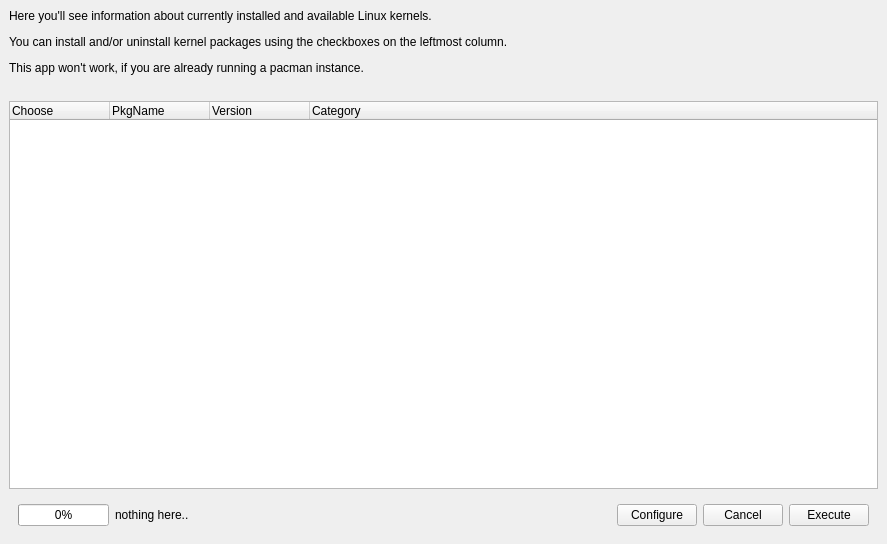
<?xml version="1.0" encoding="UTF-8"?>
<ui version="4.0">
 <class>MainWindow</class>
 <widget class="QMainWindow" name="MainWindow">
  <property name="windowModality">
   <enum>Qt::NonModal</enum>
  </property>
  <property name="geometry">
   <rect>
    <x>0</x>
    <y>0</y>
    <width>887</width>
    <height>544</height>
   </rect>
  </property>
  <property name="windowTitle">
   <string>CachyOS Kernel Manager</string>
  </property>
  <property name="windowIcon">
   <iconset theme="cachyos-kernel-manager">
    <normaloff>.</normaloff>.</iconset>
  </property>
  <widget class="QWidget" name="centralwidget">
   <layout class="QVBoxLayout" name="verticalLayout">
    <item>
     <widget class="QLabel" name="label">
      <property name="text">
       <string>&lt;html&gt;
&lt;body&gt;
&lt;p&gt;Here you'll see information about currently installed and available Linux kernels.&lt;/p&gt;
&lt;p&gt;You can install and/or uninstall kernel packages using the checkboxes on the leftmost column.&lt;/p&gt;
&lt;p&gt;This app won't work, if you are already running a pacman instance.&lt;/p&gt;
&lt;/body&gt;
&lt;/html&gt;</string>
      </property>
     </widget>
    </item>
    <item>
     <spacer name="horizontalSpacer_3">
      <property name="orientation">
       <enum>Qt::Horizontal</enum>
      </property>
      <property name="sizeHint" stdset="0">
       <size>
        <width>40</width>
        <height>20</height>
       </size>
      </property>
     </spacer>
    </item>
    <item>
     <widget class="QTreeWidget" name="treeKernels">
      <property name="frameShadow">
       <enum>QFrame::Raised</enum>
      </property>
      <property name="tabKeyNavigation">
       <bool>true</bool>
      </property>
      <property name="selectionMode">
       <enum>QAbstractItemView::SingleSelection</enum>
      </property>
      <column>
       <property name="text">
        <string>Choose</string>
       </property>
      </column>
      <column>
       <property name="text">
        <string>PkgName</string>
       </property>
      </column>
      <column>
       <property name="text">
        <string>Version</string>
       </property>
      </column>
      <column>
       <property name="text">
        <string>Category</string>
       </property>
      </column>
     </widget>
    </item>
    <item>
     <widget class="QWidget" name="widget" native="true">
      <layout class="QHBoxLayout" name="horizontalLayout">
       <item>
        <widget class="QProgressBar" name="progressBar">
         <property name="enabled">
          <bool>true</bool>
         </property>
         <property name="value">
          <number>0</number>
         </property>
         <property name="invertedAppearance">
          <bool>false</bool>
         </property>
        </widget>
       </item>
       <item>
        <widget class="QLabel" name="progress_status">
         <property name="text">
          <string>nothing here..                                                                                      </string>
         </property>
         <property name="scaledContents">
          <bool>false</bool>
         </property>
        </widget>
       </item>
       <item>
        <spacer name="horizontalSpacer_2">
         <property name="orientation">
          <enum>Qt::Horizontal</enum>
         </property>
         <property name="sizeHint" stdset="0">
          <size>
           <width>40</width>
           <height>20</height>
          </size>
         </property>
        </spacer>
       </item>
       <item>
        <spacer name="horizontalSpacer">
         <property name="orientation">
          <enum>Qt::Horizontal</enum>
         </property>
         <property name="sizeHint" stdset="0">
          <size>
           <width>40</width>
           <height>20</height>
          </size>
         </property>
        </spacer>
       </item>
       <item>
        <widget class="QPushButton" name="configure">
         <property name="text">
          <string>Configure</string>
         </property>
        </widget>
       </item>
       <item>
        <widget class="QPushButton" name="cancel">
         <property name="text">
          <string>Cancel</string>
         </property>
        </widget>
       </item>
       <item>
        <widget class="QPushButton" name="ok">
         <property name="text">
          <string>Execute</string>
         </property>
        </widget>
       </item>
      </layout>
     </widget>
    </item>
   </layout>
  </widget>
 </widget>
 <resources/>
 <connections/>
</ui>
